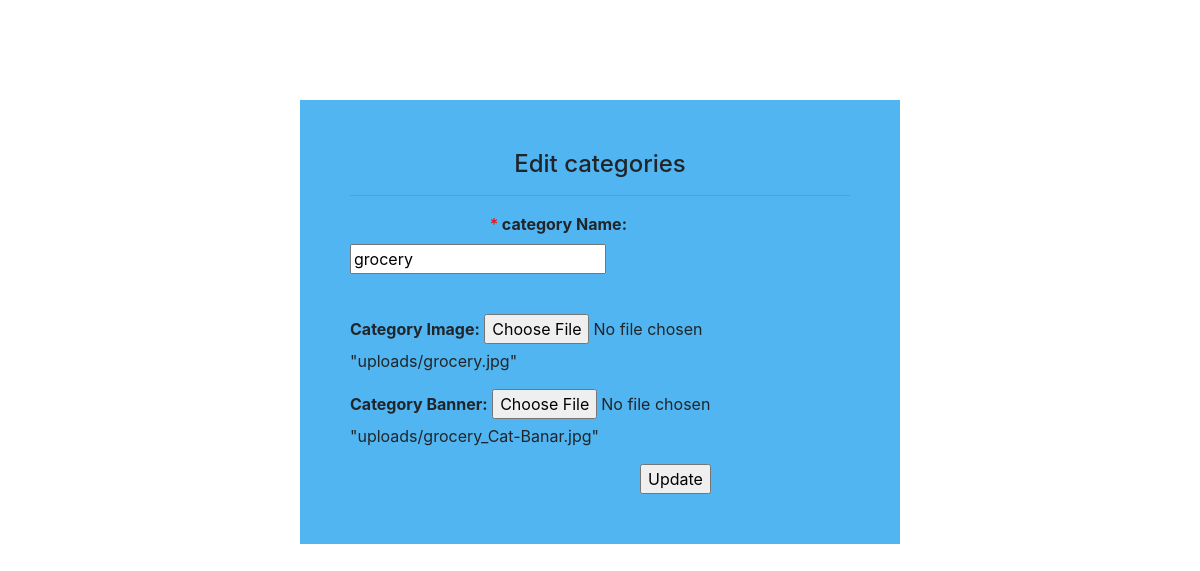
Screenshot of /admin_panel/updatecategory.php?id=1 with the database file from the repository.
### tables this page shows
CREATE TABLE `category` (
  `cat_id` int(30) NOT NULL,
  `name` varchar(100) NOT NULL,
  `status` varchar(5) NOT NULL,
  `cat_img` varchar(200) DEFAULT NULL,
  `cat_ban` varchar(200) DEFAULT NULL
);

### admin_panel/updatecategory.php (the view, shortened to what this page needs)
<?php
$con=mysqli_connect('localhost','root','','eshop');
$id=$_GET['id'];
$sql="select * FROM category WHERE cat_id='$id'";
$res=mysqli_query($con,$sql);
$row=mysqli_fetch_assoc($res);
?>
<html>
	<head>
	<link rel="stylesheet" href="https://stackpath.bootstrapcdn.com/bootstrap/4.1.3/css/bootstrap.min.css"
 />
		<link rel="stylesheet" type="text/css" href="designpage.css">
	</head>
	<body>
	<form action=""  method="post" enctype="multipart/form-data" style="background-color: rgb(80, 181, 240); padding: 50px; margin:300px; margin-top: 100px; ">
        <div class="row">
             <div class="col-lg-12 col-md-12 col-sm-12 col-xs-12">
			 <h4 style="text-align: center;">Edit categories</h4>
                                        <hr>
                        <div class="form-group">
                            <label for="name"><span style="color:#FF0000; margin-left: 140px;"  >*</span><b> category Name:</b></label>
                            <input type="text" name="name" value="<?php echo $row["name"] ?>" required >
                        </div>
						<br>
						<div class="form-group">
                            <label for="cat_img"></span><b> Category Image:</b></label>
                            <input type="file" name="cat_img" />"<?php echo $row["cat_img"] ?>"
                        </div>
						<div class="form-group">
                            <label for="cat_ban"><b> Category Banner:</b></label>
                            <input type="file" name="cat_ban" />"<?php echo $row["cat_ban"] ?>"
                        </div>
        <input type="submit" name="update" value="Update" style="margin-left: 290px;">
	</form>
	</body>
</html>

### rows the page displays
category: name "grocery", cat_img "uploads/grocery.jpg", cat_ban "uploads/grocery_Cat-Banar.jpg"
